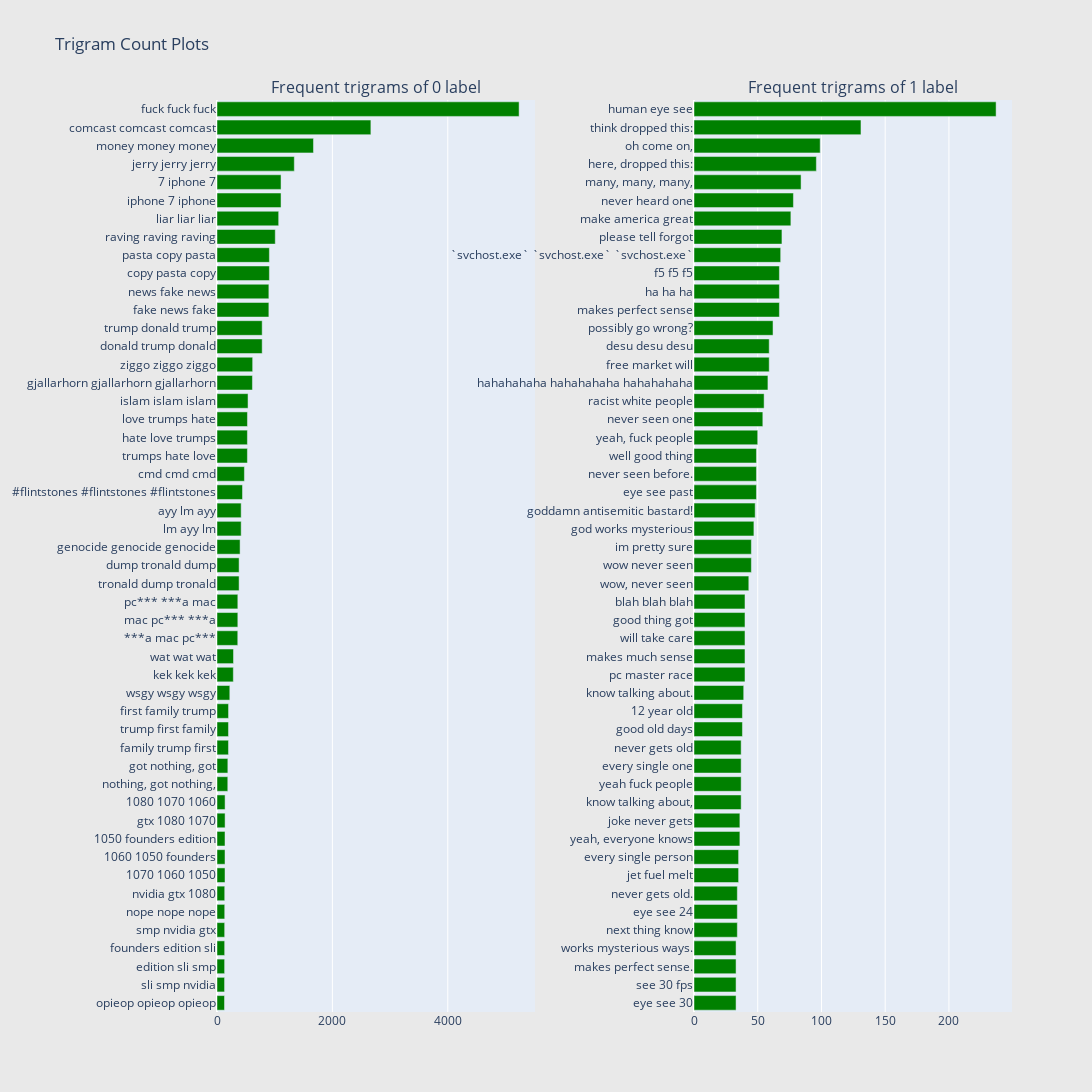

Notebook source saved alongside this figure:
### Code cell
freq_dict = defaultdict(int)
for sent in train0_df["comment"]:
    for word in generate_ngrams(sent,3):
        freq_dict[word] += 1
fd_sorted = pd.DataFrame(sorted(freq_dict.items(), key=lambda x: x[1])[::-1])
fd_sorted.columns = ["word", "wordcount"]
trace0 = horizontal_bar_chart(fd_sorted.head(50), 'green')


freq_dict = defaultdict(int)
for sent in train1_df["comment"]:
    for word in generate_ngrams(sent,3):
        freq_dict[word] += 1
fd_sorted = pd.DataFrame(sorted(freq_dict.items(), key=lambda x: x[1])[::-1])
fd_sorted.columns = ["word", "wordcount"]
trace1 = horizontal_bar_chart(fd_sorted.head(50), 'green')

# Creating two subplots
fig = tools.make_subplots(rows=1, cols=2, vertical_spacing=0.04, horizontal_spacing=0.2,
                          subplot_titles=["Frequent trigrams of 0 label", 
                                          "Frequent trigrams of 1 label"])
fig.append_trace(trace0, 1, 1)
fig.append_trace(trace1, 1, 2)
fig['layout'].update(height=1200, width=1200, paper_bgcolor='rgb(233,233,233)', title="Trigram Count Plots")
py.iplot(fig, filename='word-plots')

### Figure 1 — Plotly figure (JSON) as saved in the notebook; plotly's stock layout.template omitted (floating-point values rounded to 4 significant figures)
{"data": [{"marker": {"color": "green"}, "orientation": "h", "showlegend": false, "type": "bar", "x": [130, 131, 132, 133, 133, 134, 134, 139, 139, 139, 140, 140, 187, 188, 199, 199, 200, 222, 283, 286, 360, 361, 361, 383, 383, 400, 419, 419, 442, 475, 527, 527, 528, 538, 614, 618, 783, 783, 899, 899, 908, 908, 1010, 1069, 1110, 1110, 1340, 1672, 2667, 5236], "xaxis": "x", "y": ["opieop opieop opieop", "sli smp nvidia", "edition sli smp", "founders edition sli", "smp nvidia gtx", "nope nope nope", "nvidia gtx 1080", "1070 1060 1050", "1060 1050 founders", "1050 founders edition", "gtx 1080 1070", "1080 1070 1060", "nothing, got nothing,", "got nothing, got", "family trump first", "trump first family", "first family trump", "wsgy wsgy wsgy", "kek kek kek", "wat wat wat", "***a mac pc***", "mac pc*** ***a", "pc*** ***a mac", "tronald dump tronald", "dump tronald dump", "genocide genocide genocide", "lm ayy lm", "ayy lm ayy", "#flintstones #flintstones #flintstones", "cmd cmd cmd", "trumps hate love", "hate love trumps", "love trumps hate", "islam islam islam", "gjallarhorn gjallarhorn gjallarhorn", "ziggo ziggo ziggo", "donald trump donald", "trump donald trump", "fake news fake", "news fake news", "copy pasta copy", "pasta copy pasta", "raving raving raving", "liar liar liar", "iphone 7 iphone", "7 iphone 7", "jerry jerry jerry", "money money money", "comcast comcast comcast", "fuck fuck fuck"], "yaxis": "y"}, {"marker": {"color": "green"}, "orientation": "h", "showlegend": false, "type": "bar", "x": [33, 33, 33, 33, 34, 34, 34, 35, 35, 36, 36, 37, 37, 37, 37, 38, 38, 39, 40, 40, 40, 40, 40, 43, 45, 45, 47, 48, 49, 49, 49, 50, 54, 55, 58, 59, 59, 62, 67, 67, 67, 68, 69, 76, 78, 84, 96, 99, 131, 237], "xaxis": "x2", "y": ["eye see 30", "see 30 fps", "makes perfect sense.", "works mysterious ways.", "next thing know", "eye see 24", "never gets old.", "jet fuel melt", "every single person", "yeah, everyone knows", "joke never gets", "know talking about,", "yeah fuck people", "every single one", "never gets old", "good old days", "12 year old", "know talking about.", "pc master race", "makes much sense", "will take care", "good thing got", "blah blah blah", "wow, never seen", "wow never seen", "im pretty sure", "god works mysterious", "goddamn antisemitic bastard!", "eye see past", "never seen before.", "well good thing", "yeah, fuck people", "never seen one", "racist white people", "hahahahaha hahahahaha hahahahaha", "free market will", "desu desu desu", "possibly go wrong?", "makes perfect sense", "ha ha ha", "f5 f5 f5", "`svchost.exe` `svchost.exe` `svchost.exe`", "please tell forgot", "make america great", "never heard one", "many, many, many,", "here, dropped this:", "oh come on,", "think dropped this:", "human eye see"], "yaxis": "y2"}], "layout": {"annotations": [{"font": {"size": 16}, "showarrow": false, "text": "Frequent trigrams of 0 label", "x": 0.2, "xanchor": "center", "xref": "paper", "y": 1, "yanchor": "bottom", "yref": "paper"}, {"font": {"size": 16}, "showarrow": false, "text": "Frequent trigrams of 1 label", "x": 0.8, "xanchor": "center", "xref": "paper", "y": 1, "yanchor": "bottom", "yref": "paper"}], "height": 1200, "paper_bgcolor": "rgb(233,233,233)", "title": {"text": "Trigram Count Plots"}, "width": 1200, "xaxis": {"anchor": "y", "domain": [0, 0.4]}, "xaxis2": {"anchor": "y2", "domain": [0.6, 1]}, "yaxis": {"anchor": "x", "domain": [0, 1]}, "yaxis2": {"anchor": "x2", "domain": [0, 1]}}}
